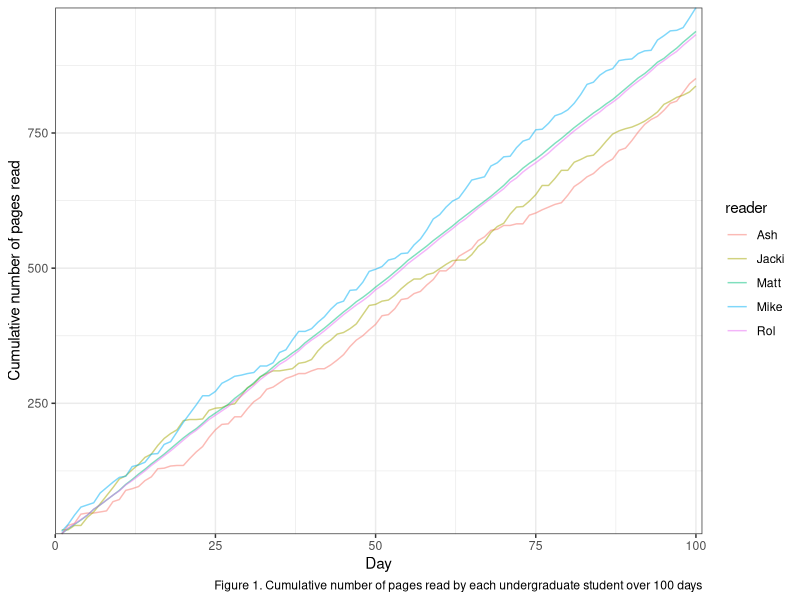

Write the R code that produced this figure.
install.packages(tidyverse)
install.packages(MASS)
library(tidyverse)
library(MASS)


###Simulation###
set.seed(853)
mu <-c(10,10)
correlation <-0.9
sigma <-matrix(c(1,correlation, correlation, 1), nrow = 2)
sim_data <- mvrnorm(n = 100, mu, sigma) %>% floor()
mat_page <- sim_data[,1]
rol_page <- sim_data[,2]

set.seed(853)
c = (0:17)
d = (0:20)

mat <- tibble(day = seq(1:100), page = mat_page,
              reader = "Matt")

rol <- tibble(day = seq(1:100), page = rol_page,
              reader = "Rol")

ash <- tibble(day = seq(1:100), page = sample(c, size = 100, replace = TRUE),
              reader = "Ash")

jac <- tibble(day = seq(1:100), page = sample(c, size = 100, replace = TRUE),
              reader = "Jacki")

mik <- tibble(day = seq(1:100), page = sample(d, size = 100, replace = TRUE),
              reader = "Mike")

read_data <-rbind(mat, rol, ash, jac, mik)


### Testing ###
read_data$reader |> unique() == c("Matt", "Jacki", "Ash", "Rol", "Mike") 
read_data$day |> min() > 0
read_data$day |> max() == 100
read_data$page |> class() == "integer"
sum(is.na(read_data)) == 0

### Graphing ###

read_data %>%
  group_by(reader) %>% 
  arrange(day,page) %>%
  mutate(total = cumsum(page)) %>% 
  ggplot(read_data, mapping = aes(x = day, y = total, colour = reader)) +
    geom_line(alpha = 0.5) +
    scale_x_continuous(expand = c(0, 1))+
    scale_y_continuous(expand = c(0,0))+
    theme_bw()+
    labs(x = "Day",
         y = "Cumulative number of pages read", fill = "Reader",
         caption = "Figure 1. Cumulative number of pages read by each undergraduate student over 100 days"
    )




